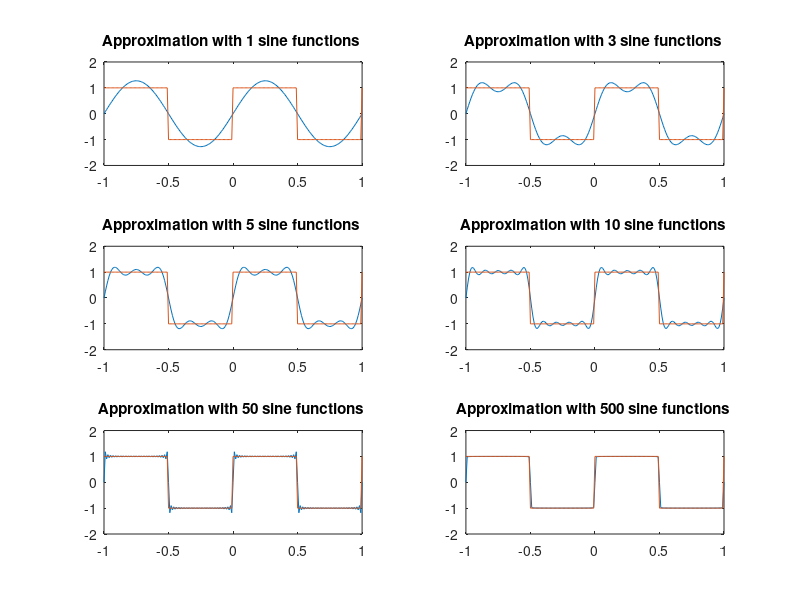

Reproduce this figure in MATLAB.
count = 0;
time = -1:0.01:1;

squareFunction = square(2*pi*time);


for range = [1, 3, 5, 10, 50, 500]
    freqSum = 0;
    sinFunction = 0;
    
    for step = 1:2:range
        freqSum = freqSum + ((sin(2*pi*step*time))/step);
        sinFunction = sinFunction + 1;
    end
    figure(1)
    fourierSeries = (4/pi)*freqSum;
    
    count = count + 1;
    
    subplot(3, 2, count);
    
    plot(time, fourierSeries, time, squareFunction);
    
    title(['Approximation with ', num2str(range), ' sine functions ']);
    
    ylim([-2, 2]);
    
    set(gca, 'YTick', [-2, -1, 0, 1, 2]);
    
end

